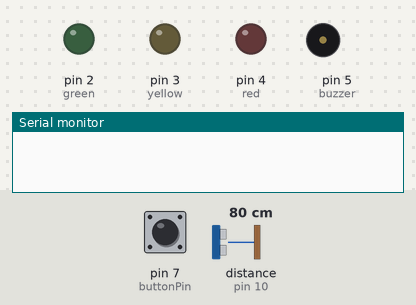
A sketch run on a simulated Arduino Uno, built with avr-gcc and run on an emulated ATmega328P. On the bench: output pins drawn as LEDs (lit = HIGH), buzzer (waves = sounding), the last lines printed to the serial monitor. Inputs (shaded band) come from the test bench; at power-on: pin 7 (buttonPin) HIGH, distance to the obstacle (sensor on pin 10) 80 cm. The echo pulse lasts 58.3 µs per cm; pins used as bus, display or sensor lines are not drawn.

Above: at 1.2 s.
1.3 s: pin 7 (buttonPin) pulled LOW for 0.15 s
At 2.6 s:
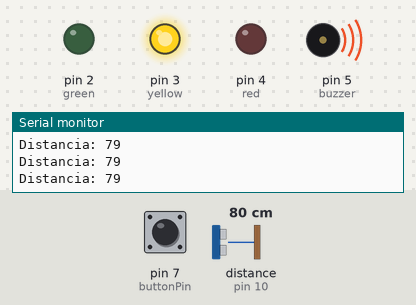
2.9 s: distance to the obstacle (sensor on pin 10) set to 36 cm
4.4 s: distance to the obstacle (sensor on pin 10) set to 28 cm
At 5.2 s:
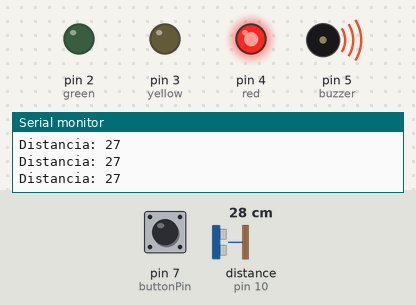
5.9 s: distance to the obstacle (sensor on pin 10) set to 299 cm
At 6.3 s:
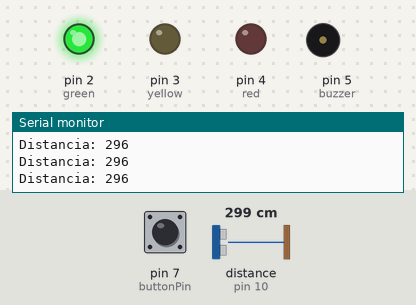
7.4 s: distance to the obstacle (sensor on pin 10) set to 105 cm
8.9 s: distance to the obstacle (sensor on pin 10) set to 97 cm
At 9.4 s:
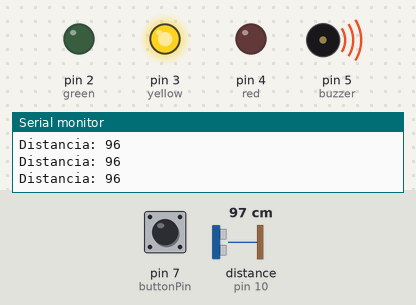
Timing chart, 0 to 11.4 s (numbered marks = the images above; inputs shaded):
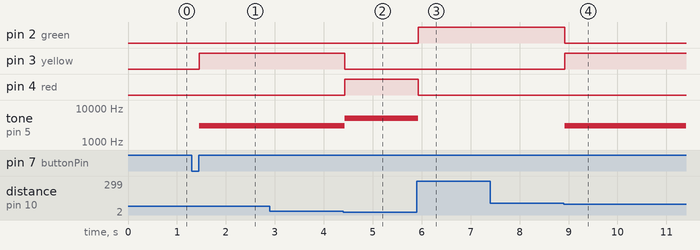

The sketch:

ultrasonic_parking_sensor.ino
```cpp
const int green = 2;
const int yellow = 3;
const int red = 4;
const int buzzer = 5;
const int trigPin = 9;
const int echoPin = 10;
const int buttonPin = 7;

bool systemOn = false;
int distance;
long duration;

void setup() {
  pinMode(trigPin, OUTPUT);
  pinMode(echoPin, INPUT);
  pinMode(green, OUTPUT);
  pinMode(yellow, OUTPUT);
  pinMode(red, OUTPUT);
  pinMode(buzzer, OUTPUT);
  pinMode(buttonPin, INPUT_PULLUP);

  Serial.begin(9600);
}

void loop() {
  if(digitalRead(buttonPin) == LOW){
    delay(50);
    if (digitalRead(buttonPin) == LOW){
      systemOn = !systemOn;
      while(digitalRead(buttonPin) == LOW){}
    }
  }

  if(systemOn == true){
    digitalWrite(trigPin, LOW);
    delayMicroseconds(2);
    digitalWrite(trigPin, HIGH);
    delayMicroseconds(10);
    digitalWrite(trigPin, LOW);
    duration = pulseIn(echoPin, HIGH);
    distance = duration * 0.034 / 2;
    Serial.print("Distancia: ");
    Serial.println(distance);

    if (distance > 100){
      digitalWrite(green, HIGH);
      digitalWrite(yellow, LOW);
      digitalWrite(red, LOW);
      noTone(buzzer);
    }
    else if (distance > 30){
      digitalWrite(green, LOW);
      digitalWrite(yellow, HIGH);
      digitalWrite(red, LOW);
      tone(buzzer, 3000);
    }
    else{
      digitalWrite(green, LOW);
      digitalWrite(yellow, LOW);
      digitalWrite(red, HIGH);
      tone(buzzer, 5000);
    }
  }
  else{
    digitalWrite(green, LOW);
    digitalWrite(yellow, LOW);
    digitalWrite(red, LOW);
    noTone(buzzer);
  }
}
```

Measured:
- the behaviour switches between 32 and 31 cm on distance to the obstacle (sensor on pin 10) (found by bisection; images 1 and 2)
- the behaviour switches between 102 and 101 cm on distance to the obstacle (sensor on pin 10) (found by bisection; images 3 and 4)
- after the input at 1.3 s, pin 3 (yellow): LOW → HIGH after 0.16 s; tone on pin 5 (buzzer): silent → 3000 Hz after 0.16 s
- after the input at 4.4 s, pin 3 (yellow): HIGH → LOW at once; pin 4 (red): LOW → HIGH at once; tone on pin 5 (buzzer): 3000 Hz → 5000 Hz at once
- after the input at 5.9 s, pin 2 (green): LOW → HIGH at once; pin 4 (red): HIGH → LOW at once; tone on pin 5 (buzzer): 5000 Hz → silent at once
- after the input at 8.9 s, pin 2 (green): HIGH → LOW at once; pin 3 (yellow): LOW → HIGH at once; tone on pin 5 (buzzer): silent → 3000 Hz at once
